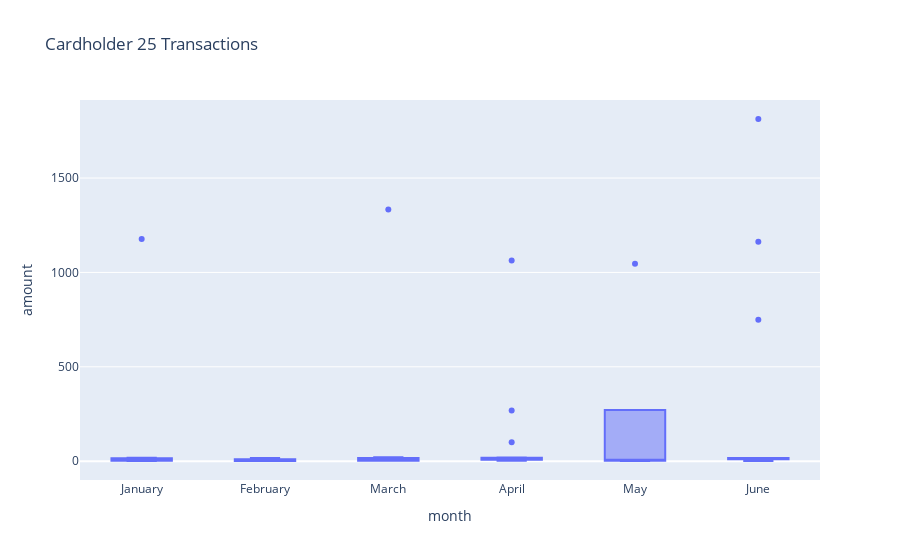

The notebook cell saved with this chart:
### Code cell
# Creating the six box plots using hvPlot

px.box(cardholder_25_df, x = 'month', y = 'amount', title = "Cardholder 25 Transactions")

### Figure 1 — Plotly figure (JSON) as saved in the notebook; plotly's stock layout.template omitted (floating-point values rounded to 4 significant figures)
{"data": [{"alignmentgroup": "True", "hovertemplate": "month=%{x}<br>amount=%{y}<extra></extra>", "legendgroup": "", "marker": {"color": "#636efa"}, "name": "", "notched": false, "offsetgroup": "", "orientation": "v", "showlegend": false, "type": "box", "x": ["January", "January", "January", "January", "January", "January", "January", "January", "January", "January", "February", "February", "February", "February", "February", "February", "February", "February", "February", "February", "March", "March", "March", "March", "March", "March", "March", "March", "March", "March", "March", "March", "March", "April", "April", "April", "April", "April", "April", "April", "April", "April", "April", "April", "April", "April", "April", "April", "April", "May", "May", "May", "May", "May", "June", "June", "June", "June", "June", "June", "June", "June", "June", "June", "June", "June", "June", "June"], "x0": " ", "xaxis": "x", "y": [1.46, 10.74, 2.93, 1.39, 17.84, 1.65, 15.86, 2.22, 1177, 2.75, 10.75, 10.81, 5.97, 3.69, 16.7, 1.26, 2.63, 11.01, 0.91, 1.18, 12.42, 16.58, 1334, 2.88, 2.04, 13.57, 10.1, 1.65, 3.08, 4.2, 2.56, 18.28, 21.04, 100, 2.62, 7.08, 17.15, 1063, 10.15, 10.06, 269, 10.24, 7.39, 6.01, 20.03, 2.79, 10.02, 15.66, 16.5, 1.1, 1046, 12.15, 2.27, 5.97, 1162, 749, 10.69, 11.88, 1.03, 10.15, 11.01, 16.29, 15.98, 1813, 16.61, 11.53, 5.24, 2.27], "y0": " ", "yaxis": "y"}], "layout": {"autosize": true, "boxmode": "group", "legend": {"tracegroupgap": 0}, "title": {"text": "Cardholder 25 Transactions"}, "xaxis": {"anchor": "y", "autorange": true, "domain": [0, 1], "range": [-0.5, 5.5], "title": {"text": "month"}, "type": "category"}, "yaxis": {"anchor": "x", "autorange": true, "domain": [0, 1], "range": [-99.76, 1914.0], "title": {"text": "amount"}, "type": "linear"}}}
